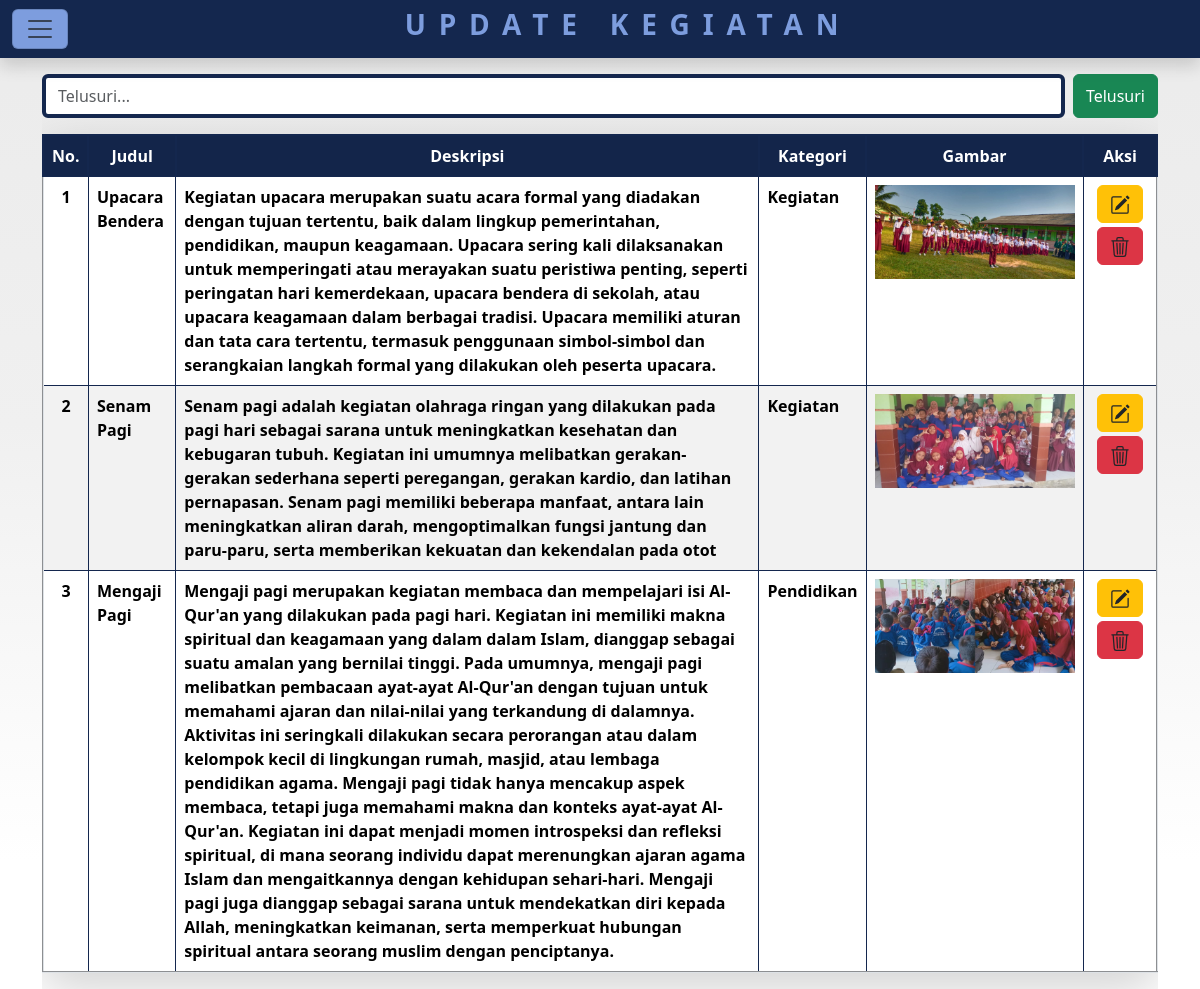
The app's page /set_kegiatan/index.php (signed in) with its own data.
### tables this page shows
CREATE TABLE `kegiatan` (
  `id` int(11) NOT NULL,
  `judul` varchar(100) NOT NULL,
  `deskripsi` varchar(1000) NOT NULL,
  `kategori` varchar(50) NOT NULL,
  `gambar` varchar(200) NOT NULL
);

### admin/functions.php (called while the page is built, shortened)
<?php
$db = mysqli_connect("localhost", "root", "", "dbSekolah");
function query($query)
{
    global $db;
    $result = mysqli_query($db, $query);
    $rows = [];
    while ($row = mysqli_fetch_assoc($result)) {
        $rows[] = $row;
    }
    return $rows;
}

### set_kegiatan/index.php (the view, shortened to what this page needs)
<?php
require '../admin/functions.php';
$kegiatan = query("SELECT * FROM kegiatan");
?>
<!DOCTYPE html>
<html lang="en">
<head>
    <link href="https://cdn.jsdelivr.net/npm/bootstrap@5.3.2/dist/css/bootstrap.min.css" rel="stylesheet">
    <link rel="stylesheet" href="../style/edtsiswa.css">
</head>
<body>
    <nav class="navbar bg-body-tertiary sticky-top shadow">
        <div class="container-fluid">
            <button class="navbar-toggler" type="button" data-bs-toggle="offcanvas" data-bs-target="#offcanvasNavbar" aria-controls="offcanvasNavbar" aria-label="Toggle navigation">
                <span class="navbar-toggler-icon text-white"></span>
            </button>
            <h3>UPDATE KEGIATAN</h3>
    </nav>
    <div class="container mt-3 min-vh-100">
        <form action="" method="post" class="d-flex " role="search">
            <input class="form-control me-2" type="search" name="keyword" placeholder="Telusuri..." aria-label="Search" autocomplete="off">
            <button class="btn btn-success" name="cari" type="submit">Telusuri</button>
        </form>
        <div class="table-responsive">
            <table border="2" class=" table table-striped shadow-lg table-hover mx-auto m-3 rounded-3" style="font-weight:400">
                <tr class="head">
                    <th class="text-center ">No.</th>
                    <th>Judul</th>
                    <th>Deskripsi</th>
                    <th>Kategori</th>
                    <th>Gambar</th>
                    <th>Aksi</th>
                </tr>
                <?php $i = 1; ?>
                <?php foreach ($kegiatan as $row) : ?>
                    <tr>
                        <td class="text-center fw-bold "><?= $i; ?></td>
                        <td><?= $row["judul"]; ?></td>
                        <td><?= $row["deskripsi"]; ?></td>
                        <td><?= $row["kategori"]; ?></td>
                        <td><img src="../brt_kgt/image/<?= $row["gambar"]; ?>" width="200"> </td>
                        <td class="text-center ">
                            <button type="button" class="btn btn-warning ">
                                <a href="ubah.php?id=<?= $row["id"]; ?>" class="text-decoration-none fw-bold text-dark">
                                </a>
                            </button>
                            <button type="button" class="btn btn-danger m-1">
                                <a href="hapus.php?id=<?= $row["id"]; ?>" onclick="return confirm('anda yakin menghapus data ini');">
                                </a>
                            </button>
                        </td>
                    </tr>
                    <?php $i++; ?>
                <?php endforeach; ?>
            </table>
        </div>
    </div>
</body>
</html>

### style/edtsiswa.css (style rules this page uses)
body { min-height: 100vh; background: rgb(235, 235, 235); background: linear-gradient(180deg, rgba(235, 235, 235, 1) 0%, rgba(240, 240, 240, 1) 43%, rgba(255, 255, 255, 1) 87%); }
th { text-align: center; border: 2px solid #14274E; color: #fff !important; background-color: #14274E !important; }
.table { border-radius: 5px !important; }
td { border: 1px solid #14274E; font-weight: 600; }
.navbar { background-color: #14274E !important; }
.navbar-toggler { background-color: #7D9DDE !important; }
.form-control { border: 4px solid #14274E; }
h2, h3 { color: #7D9DDE !important; letter-spacing: 0.8rem; font-weight: 900; }
svg, span { font-weight: 800; color: #fff; }

### records on screen
kegiatan: judul "Upacara Bendera", deskripsi "Kegiatan upacara merupakan suatu acara formal yang diadakan dengan tujuan tertentu, baik dalam lingkup pemerintahan, pendidikan, maupun keagamaan. Upacara sering kali dilaksanakan untuk memperingati atau merayakan suatu peristiwa penting, seperti peringatan hari kemerdekaan, upacara bendera di sekolah, atau upacara keagamaan dalam berbagai tradisi. Upacara memiliki aturan dan tata cara tertentu, termasuk penggunaan simbol-simbol dan serangkaian langkah formal yang dilakukan oleh peserta upacara.", kategori "Kegiatan", gambar (picture)
kegiatan: judul "Senam Pagi", deskripsi "Senam pagi adalah kegiatan olahraga ringan yang dilakukan pada pagi hari sebagai sarana untuk meningkatkan kesehatan dan kebugaran tubuh. Kegiatan ini umumnya melibatkan gerakan-gerakan sederhana seperti peregangan, gerakan kardio, dan latihan pernapasan. Senam pagi memiliki beberapa manfaat, antara lain meningkatkan aliran darah, mengoptimalkan fungsi jantung dan paru-paru, serta memberikan kekuatan dan kekendalan pada otot", kategori "Kegiatan", gambar (picture)
kegiatan: judul "Mengaji Pagi", deskripsi "Mengaji pagi merupakan kegiatan membaca dan mempelajari isi Al-Qur'an yang dilakukan pada pagi hari. Kegiatan ini memiliki makna spiritual dan keagamaan yang dalam dalam Islam, dianggap sebagai suatu amalan yang bernilai tinggi. Pada umumnya, mengaji pagi melibatkan pembacaan ayat-ayat Al-Qur'an dengan tujuan untuk memahami ajaran dan nilai-nilai yang terkandung di dalamnya. Aktivitas ini seringkali dilakukan secara perorangan atau dalam kelompok kecil di lingkungan rumah, masjid, atau lembaga pendidikan agama. Mengaji pagi tidak hanya mencakup aspek membaca, tetapi juga memahami makna dan konteks ayat-ayat Al-Qur'an. Kegiatan ini dapat menjadi momen introspeksi dan refleksi spiritual, di…", kategori "Pendidikan", gambar (picture)
